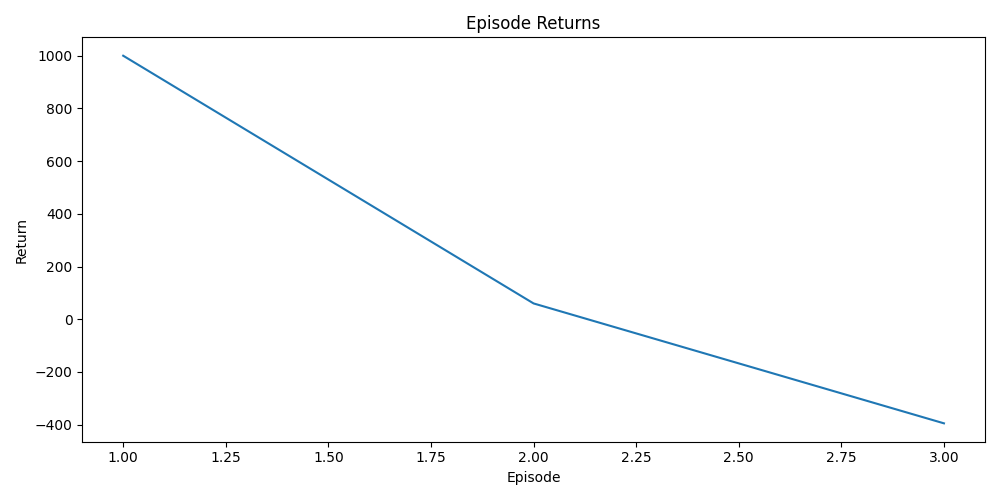

Python code for this plot:
import numpy as np
import time
import os
import matplotlib.pyplot as plt
import gymnasium as gym
import aisd_examples

# Create the environment
env = gym.make("aisd_examples/CreateRedBall-v0", render_mode="human")

# Hyperparameters
episodes = 10
gamma = 0.1
epsilon = 0.08
decay = 0.1

# To store episode returns and steps per episode
episode_returns = []
steps_per_episode = []

# Define the maximum reward and the maximum allowed movement distance
max_reward = 100.0
max_movement = 640

# Training loop
for i in range(episodes):
    # Get the initial observation from the environment
    observation, info = env.reset()
    state = observation
    steps = 0
    episode_return = 0
    done = False
    
    print("Episode #", i+1, "/", episodes)

    while not done:
        # Render the environment (optional)
        env.render()
        time.sleep(0.05)

        # Increment steps
        steps += 1

        # Calculate the distance from the red ball position to the center of the image
        distance_to_center = abs(observation - 320)

        # Limit the movement to only some amount
        if distance_to_center > max_movement:
            # Determine the direction to move (left or right)
            direction = -100 if observation < 320 else 100
            # Move only by the maximum allowed movement amount
            action = observation + direction * max_movement
        else:
            # Move to the center of the image
            action = 320

        # Take the action in the environment
        next_state_box, reward, done, _, info = env.step(action)
        next_state = next_state_box

        # Update Q-table (not used in this version)
        # qtable[state][action] = reward + gamma * max(qtable[next_state])

        # Update state and episode return
        state = next_state
        episode_return += reward
        print(reward)

    # Append episode return and steps per episode to lists
    episode_returns.append(episode_return)
    steps_per_episode.append(steps)

    print("\nDone in", steps, "steps")
    print("Episode return:", episode_return)

# Plot episode returns and steps per episode
plt.figure(figsize=(10, 5))
plt.plot(range(1, episodes + 1), episode_returns)
plt.title('Episode Returns')
plt.xlabel('Episode')
plt.ylabel('Return')

plt.tight_layout()
plt.savefig(f"nonql.png")
plt.show()

env.close()

